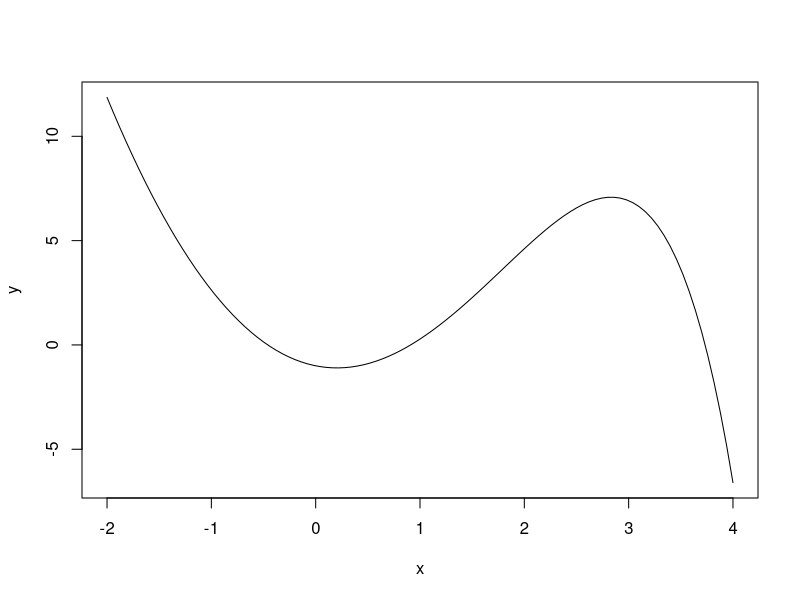

R code for this plot:
"Three roots of the the equation 3*(x^2)-exp(x) are "
# Given Function

f <- function(x){3*(x^2)-exp(x)}
tolerance=1e-5

curve(3*(x^2)-exp(x), from=-2, to=4, , xlab="x", ylab="y")

# finding derivative

diff<-function(x){6*x-exp(x)}

# Function to calculate the approximate root of the given equation within the tolerance

newton<-function(f,diff,x0,tolerance){
	x1=0
	while (TRUE) {
	# Applying Newton-Raphson Method to approximate following points
	x1 = (x0 - (f(x0) / diff(x0)))
	# To check that the root is within tolerance
	if (abs(x1 - x0) < tolerance) break
	x0 = x1
	}
	return (x1)
}

# Setting initial point to start approximation. Point with higher derivative is chosen to reach a root quickly. The two integer points
# are chosen as functionchanges it's sign between them.

#3 roots

if(diff(-1)>=diff(0)){
	print(newton(f,diff,-1,tolerance))
}else
	print(newton(f,diff,0,tolerance))

if(diff(0)>=diff(1)){
	print(newton(f,diff,0,tolerance))
}else
	print(newton(f,diff,1,tolerance))

if(diff(3)>=diff(4)){
	print(newton(f,diff,3,tolerance))
}else
	print(newton(f,diff,4,tolerance))

	